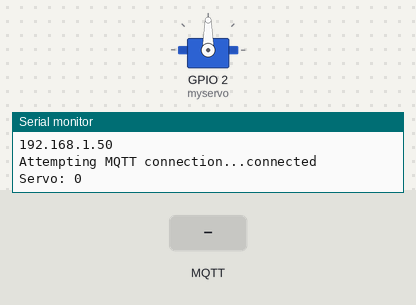
This sketch was run on a simulated ESP8266 (NodeMCU). Shown: servo, the last lines printed to the serial monitor. The inputs (shaded band) are chosen by the test bench. WiFi joins after 1.5 s; servers stay silent unless stated; random numbers use the default seed unless the sketch sets one; no MQTT or app messages arrive unless stated.

Above: at 2.7 s.
2.8 s: MQTT message "5" arrives on the first subscribed topic
At 4.0 s:
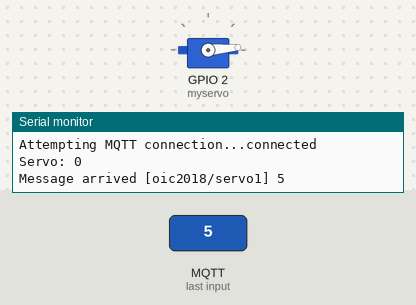
4.3 s: MQTT message "200" arrives on the first subscribed topic
At 5.4 s:
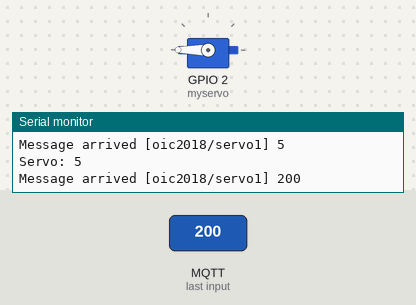
5.8 s: MQTT message "on" arrives on the first subscribed topic
At 6.5 s:
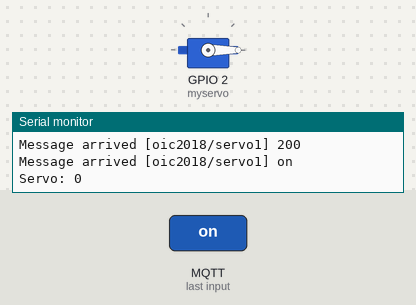
7.3 s: MQTT message "90" arrives on the first subscribed topic
At 7.6 s:
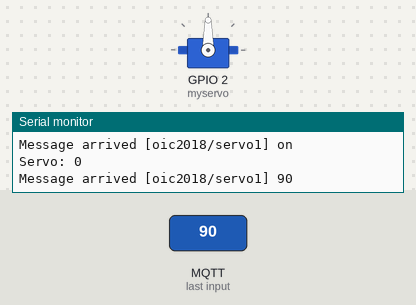
8.8 s: MQTT message "0" arrives on the first subscribed topic
At 10.0 s:
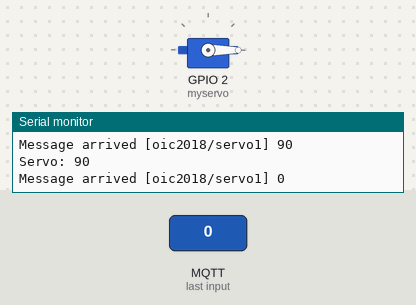
Timing chart, 0 to 11.3 s (numbered marks = the images above; inputs shaded):
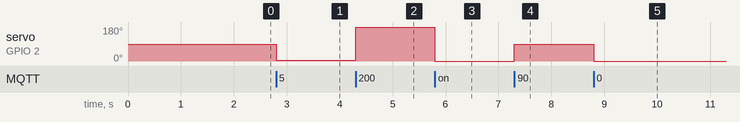

The sketch:

Lixeira_Automatica.ino
```cpp
/*
 Basic ESP8266 MQTT example

 This sketch demonstrates the capabilities of the pubsub library in combination
 with the ESP8266 board/library.

 It connects to an MQTT server then:
  - publishes "hello world" to the topic "outTopic" every two seconds
  - subscribes to the topic "inTopic", printing out any messages
    it receives. NB - it assumes the received payloads are strings not binary
  - If the first character of the topic "inTopic" is an 1, switch ON the ESP Led,
    else switch it off

 It will reconnect to the server if the connection is lost using a blocking
 reconnect function. See the 'mqtt_reconnect_nonblocking' example for how to
 achieve the same result without blocking the main loop.

 To install the ESP8266 board, (using Arduino 1.6.4+):
  - Add the following 3rd party board manager under "File -> Preferences -> Additional Boards Manager URLs":
       http://arduino.esp8266.com/stable/package_esp8266com_index.json
  - Open the "Tools -> Board -> Board Manager" and click install for the ESP8266"
  - Select your ESP8266 in "Tools -> Board"

*/

#include <ESP8266WiFi.h>
#include <PubSubClient.h>

#include <Servo.h>

Servo myservo;
// Update these with values suitable for your network.

int pos=0;

const char* ssid = "2.4 Crosser";
const char* password = "Aleth3ia_W4ys789";
const char* mqtt_server = "broker.mqtt-dashboard.com";


WiFiClient espClient;
PubSubClient client(espClient);
long lastMsg = 0;
char msg[50];
int value = 0;
String inString = "";

void setup_wifi() {

  delay(10);
  // We start by connecting to a WiFi network
  Serial.println();
  Serial.print("Connecting to ");
  Serial.println(ssid);

  WiFi.begin(ssid, password);

  while (WiFi.status() != WL_CONNECTED) {
    delay(500);
    Serial.print(".");
  }

  randomSeed(micros());

  Serial.println("");
  Serial.println("WiFi connected");
  Serial.println("IP address: ");
  Serial.println(WiFi.localIP());
}

void callback(char* topic, byte* payload, unsigned int length) {
  inString="";
  Serial.print("Message arrived [");
  Serial.print(topic);
  Serial.print("] ");

  for (int i = 0; i < length; i++) {
    Serial.print((char)payload[i]);
    inString+=(char)payload[i];
  }
  Serial.println();

   pos=inString.toInt();
   myservo.write(pos);

//  // Switch on the LED if an 1 was received as first character
//  //if (pos > 100) {
//  if ((char)payload[0] == '1') {
//    digitalWrite(BUILTIN_LED, LOW);   // Turn the LED on (Note that LOW is the voltage level
//    // but actually the LED is on; this is because
//    // it is acive low on the ESP-01)
//  } else {
//    digitalWrite(BUILTIN_LED, HIGH);  // Turn the LED off by making the voltage HIGH
//  }

}

void reconnect() {
  // Loop until we're reconnected
  while (!client.connected()) {
    Serial.print("Attempting MQTT connection...");
    // Create a random client ID
    String clientId = "ESP8266Client-";
    clientId += String(random(0xffff), HEX);
    // Attempt to connect
    if (client.connect(clientId.c_str())) {
      Serial.println("connected");
      // Once connected, publish an announcement...
      client.publish("oic2018/hello", "ESP Conectado");
      // ... and resubscribe
      client.subscribe("oic2018/servo1");
    } else {
      Serial.print("failed, rc=");
      Serial.print(client.state());
      Serial.println(" try again in 5 seconds");
      // Wait 5 seconds before retrying
      delay(5000);
    }
  }
}

void setup() {
  pinMode(BUILTIN_LED, OUTPUT);     // Initialize the BUILTIN_LED pin as an output
  myservo.attach(2);//D4
  Serial.begin(115200);
  setup_wifi();
  client.setServer(mqtt_server, 1883);
  client.setCallback(callback);
}

void loop() {

  if (!client.connected()) {
    reconnect();
  }
  client.loop();

  long now = millis();
  if (now - lastMsg > 2000) {
    lastMsg = now;
    ++value;
   // snprintf (msg, 75, "hello world #%ld", value);
  //  Serial.print("Publish message: ");
   // Serial.println(msg);

    //client.publish("oic2018/servo1", msg);
    Serial.print("Servo: ");
    Serial.println(pos);
    snprintf (msg, 75, "%d", pos);
    client.publish("lixeiraadriano", msg);

  }
}
```

Measured:
- after the input at 2.8 s, servo on GPIO 2 (myservo): 90° → 5° at once
- after the input at 4.3 s, servo on GPIO 2 (myservo): 5° → 180° at once
- after the input at 5.8 s, servo on GPIO 2 (myservo): 180° → 0° at once
- after the input at 7.3 s, servo on GPIO 2 (myservo): 0° → 90° at once
- after the input at 8.8 s, servo on GPIO 2 (myservo): 90° → 0° at once
